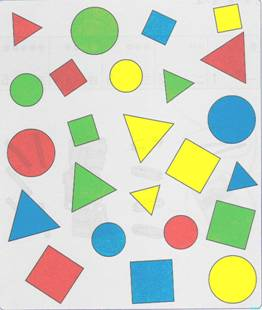
%> input picture 3.jpg, 262 x 310 px
$ octave down.m   (GNU Octave 9; MATLAB toolbox functions it lacks are replaced by stand-ins)
%> lines starting %> are read from the running program, lines starting %| are printed output that depends on the picture; in (x1, y1, x2, y2) boxes, pixels count from 0 and x2, y2 are one past the last pixel; in counts of white or black regions, pixels touching at a corner belong together; the program's own positions count from 1
clear
clc
close all
%% 实现rgb图像转化为HSV彩色空间的图像,色调、饱和度、明度
rgb=imread('3.jpg');
%> rgb is the input picture: size 310x262x3 uint8; mean R, G, B 205.8, 211.2, 192.9
hsv=rgb2hsv(rgb);
%> hsv: size 310x262x3 double; mean H, S, V 0.32, 0.219, 0.889
[m,n,l]=size(rgb);
%> m = 310; n = 262; l = 3
a=ones(m,n);
hsv1(:,:,1)=a-hsv(:,:,1);
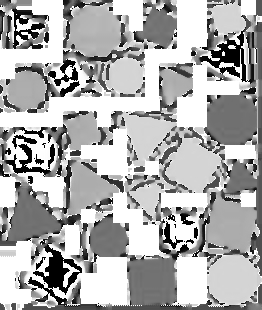
%> hsv1: size 310x262 double; min 0.00111, max 1, mean 0.68
hsv1(:,:,2)=hsv(:,:,2);
hsv1(:,:,3)=hsv(:,:,3);
%> hsv1: size 310x262x3 double; mean H, S, V 0.68, 0.219, 0.889
img1=hsv2rgb(hsv1);
figure
subplot(331)
imshow(img1);  title('色调变换后的图像');
%%  转化为灰度图像
I = rgb2gray(img1);
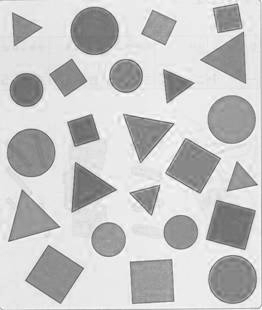
%> I: size 310x262 double; min 0.32, max 1, mean 0.78
subplot(332)
imshow(I);  title('灰度图像');
%% 二值化
% 设置阈值
threshold = graythresh(I);
%> threshold = 0.725
% 转化为二值图像
bw = im2bw(I,threshold);
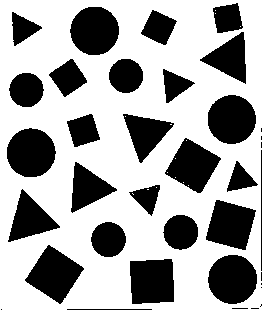
%> bw: size 310x262 logical; 64.8% white; 36 black regions (10 under 20 px), largest, box (x1, y1, x2, y2) and area: (208, 255, 257, 304) 1887, (7, 128, 56, 177) 1873, (25, 245, 84, 304) 1870
subplot(333)
imshow(bw);title('二值图像');
%% 中值滤波
med_img = medfilt2(bw);
subplot(334)
imshow(med_img);title('中值滤波');
%% 膨胀？？？？？
SE = strel('square',2);                %设置膨胀结构元素
BW = imdilate(med_img,SE);                 %膨胀
%> BW: size 310x262 logical; 67.6% white; 25 black regions (1 under 20 px), largest, box (x1, y1, x2, y2) and area: (209, 256, 257, 304) 1790, (8, 129, 56, 177) 1776, (71, 8, 119, 55) 1756
subplot(335)
imshow(BW);title('膨胀');
%% 形状识别
[m,n] = size(BW);
%色彩反转
for i = 1:m
    for j = 1:n
        BW(i,j) = ~BW(i,j);
    end
end
%轮廓追踪bwboundaries返回B边界的位置和L边界
[B,L] = bwboundaries(BW,'noholes');
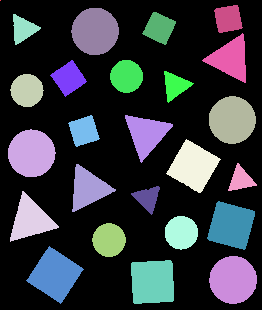
%> L: size 310x262 double; 26 distinct labels, from 0 to 25; one colour per label, 0 black
%> B = 25 boundaries; largest, box (x1, y1, x2, y2) and points: (131, 260, 174, 304) 159, (207, 201, 255, 250) 149, (26, 246, 84, 304) 137, (10, 191, 59, 242) 136, (166, 139, 221, 193) 136

figure
% imshow(label2rgb(L,@jet,[.5 .5 .5]));
imshow(rgb);
hold on;
for k = 1:length(B)
    boundary = B{k};
%     % 显示白色边界
%     plot(boundary(:,2),boundary(:,1),'w','LineWidth',2)
end
%> this loop made 25 passes
%> boundary on pass 1: [1 1; 1 1]
% hold on;
% 确定目标regionprops返回每个8联通区域的面积和中心点
stats = regionprops(L,'Area','Centroid');
%> stats = 25 regions; largest, Area and Centroid: 1790 [233.6 280.5], 1776 [32.1 153.9], 1756 [95.7 31.9], 1756 [232.8 120.6], 1753 [55.5 275.4]

for k = 1:length(B)
    boundary = B{k};
    delta_sq = diff(boundary).^2;
    % 求周长
    perimeter = sum(sqrt(sum(delta_sq,2)));
    % 求面积
    area = stats(k).Area;
    %圆形metric_round=1
    metric_round = 4*pi*area/perimeter^2;
    %三角形metric_triangle=1
    metric_triangle = 27*16*area^2/perimeter^4;
    %正方形
    metric_square = 16*area/perimeter^2;

    % 根据阈值匹配
    if metric_round > 0.85  && metric_round < 1.11
       centroid = stats(k).Centroid;
       plot(centroid(1),centroid(2),'ko');
       text(centroid(1)-2,centroid(2)-2, '圆形','Color','k','FontSize',14,'FontWeight','bold');
       metric_round_string = sprintf('%2.2f',metric_round);
       text(boundary(1,2)-10,boundary(1,1)-12, metric_round_string,'Color','k','FontSize',14,'FontWeight','bold');
    end
    if metric_triangle >  0.85  && metric_triangle < 1.11
       centroid = stats(k).Centroid;
       plot(centroid(1),centroid(2),'ko');
       text(centroid(1)-2,centroid(2)-2, '三角形','Color','k','FontSize',14,'FontWeight','bold');
       metric_triangle_string = sprintf('%2.2f',metric_triangle);
       text(boundary(1,2)-10,boundary(1,1)-12, metric_triangle_string,'Color','k','FontSize',14,'FontWeight','bold');
    end
    if metric_square > 0.85  && metric_square < 1.11
       centroid = stats(k).Centroid;
       plot(centroid(1),centroid(2),'ko');
       text(centroid(1)-2,centroid(2)-2, '方形','Color','k','FontSize',14,'FontWeight','bold');
       metric_square_string = sprintf('%2.2f',metric_square);
       text(boundary(1,2)-10,boundary(1,1)-12, metric_square_string,'Color','k','FontSize',14,'FontWeight','bold');
    end
end
%> this loop made 25 passes
%> (perimeter, area, metric_round, metric_triangle, metric_square, centroid, metric_round_string) on passes 2, 3, 9, 11, 12, 18, 22, 23: (155.2, 1776, 0.927, 2.35, 1.18, [32.13 153.9], '0.93'), (106.6, 851, 0.942, 2.43, 1.2, [27.5 90.97], '0.94'), (153.8, 1756, 0.933, 2.38, 1.19, [95.68 31.91], '0.93'), (108.6, 882, 0.94, 2.42, 1.2, [109.6 240.6], '0.94'), (105.7, 846, 0.951, 2.47, 1.21, [127.1 76.94], '0.95'), (108.3, 882, 0.945, 2.44, 1.2, [181.9 233.2], '0.94'), (153.8, 1756, 0.933, 2.38, 1.19, [232.8 120.6], '0.93'), (155.2, 1790, 0.934, 2.39, 1.19, [233.6 280.5], '0.93')
%> (perimeter, area, metric_round, metric_triangle, metric_square, centroid, metric_triangle_string) on passes 4, 5, 10, 13, 14, 17: (160.3, 1219, 0.596, 0.973, 0.759, [31.14 220.4], '0.97'), (96.67, 470, 0.632, 1.09, 0.805, [23.84 29.7], '1.09'), (150.7, 1088, 0.602, 0.991, 0.766, [88.8 189.1], '0.99'), (155.2, 1146, 0.598, 0.978, 0.761, [147 134.7], '0.98'), (91.74, 426, 0.636, 1.11, 0.81, [148.1 198.8], '1.11'), (99.5, 484, 0.614, 1.03, 0.782, [175.8 86.2], '1.03')
title('图像形状识别')
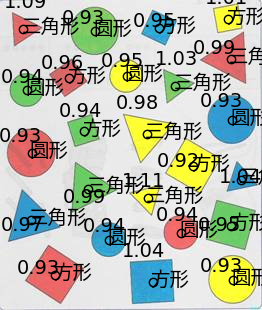
%> figure redrawn from the program's plot data; its title reads '图像形状识别'
%% 图像颜色识别
% % 确定圆形目标regionprops返回每个8联通区域的面积和中心点
stats = regionprops(L,'Area','Centroid');

for k = 1:length(B)
    centroid = stats(k).Centroid;

end
%> this loop made 25 passes
%> centroid on passes 1 to 12: [1 1], [32.13 153.9], [27.5 90.97], [31.14 220.4], [23.84 29.7], [55.53 275.4], [69.3 78.81], [84.45 131.5], [95.68 31.91], [88.8 189.1], [109.6 240.6], [127.1 76.94]
% 将图像从 RGB 转换为 HSV 颜色空间
hsv_img = rgb2hsv(img1);
%> hsv_img: size 310x262x3 double; mean H, S, V 0.389, 0.219, 0.889

% 定义蓝色的 HSV 范围
blue_hue_low = 0.4;
blue_hue_high = 0.5;
blue_saturation_low = 0.7;
blue_saturation_high = 0.8;
blue_value_low = 0.7;
blue_value_high = 0.9;

% 创建一个逻辑掩码，标记所有符合蓝色范围的像素red
blue_mask = (hsv_img(:,:,1) >= blue_hue_low) & (hsv_img(:,:,1) <= blue_hue_high) & ...
           (hsv_img(:,:,2) >= blue_saturation_low) & (hsv_img(:,:,2) <= blue_saturation_high) & ...
           (hsv_img(:,:,3) >= blue_value_low) & (hsv_img(:,:,3) <= blue_value_high);
%> blue_mask: size 310x262 logical; 5.4% white; 6 white regions, box (x1, y1, x2, y2) and area: (210, 97, 253, 142) 1272, (133, 262, 172, 301) 1214, (12, 195, 56, 239) 839, (94, 225, 124, 255) 584, (145, 14, 173, 42) 345, (231, 167, 253, 188) 172

% 显示原始图像和掩码图像
figure;
subplot(231)
imshow(rgb);
title('原图');
subplot(232)
imshow(img1);
title('色调变化的图像');
subplot(233)
imshow(blue_mask);
title('blue Mask');

% 定义绿色的 HSV 范围
green_hue_low = 0.65;
green_hue_high = 0.8;
green_saturation_low = 0.4;
green_saturation_high = 0.6;
green_value_low = 0.7;
green_value_high = 0.9;

% 创建一个逻辑掩码，标记所有符合绿色范围的像素
green_mask = (hsv_img(:,:,1) >= green_hue_low) & (hsv_img(:,:,1) <= green_hue_high) & ...
           (hsv_img(:,:,2) >= green_saturation_low) & (hsv_img(:,:,2) <= green_saturation_high) & ...
           (hsv_img(:,:,3) >= green_value_low) & (hsv_img(:,:,3) <= green_value_high);
%> green_mask: size 310x262 logical; 6.2% white; 6 white regions, box (x1, y1, x2, y2) and area: (73, 9, 117, 52) 1488, (209, 204, 252, 246) 1303, (74, 167, 112, 208) 835, (12, 76, 41, 104) 650, (71, 117, 97, 144) 468, (166, 74, 188, 99) 314

% 显示原始图像和掩码图像
subplot(234)
imshow(green_mask);
title('green Mask');

% 定义黄色的 HSV 范围
yellow_hue_low = 0.7;
yellow_hue_high = 0.9;
yellow_saturation_low = 0.6;
yellow_saturation_high = 0.8;
yellow_value_low = 0.9;
yellow_value_high = 1;

% 创建一个逻辑掩码，标记所有符合黄色范围的像素
yellow_mask = (hsv_img(:,:,1) >= yellow_hue_low) & (hsv_img(:,:,1) <= yellow_hue_high) & ...
           (hsv_img(:,:,2) >= yellow_saturation_low) & (hsv_img(:,:,2) <= yellow_saturation_high) & ...
           (hsv_img(:,:,3) >= yellow_value_low) & (hsv_img(:,:,3) <= yellow_value_high);
%> yellow_mask: size 310x262 logical; 4.3% white; 9 white regions (2 under 20 px), largest, box (x1, y1, x2, y2) and area: (168, 141, 218, 191) 1040, (210, 257, 255, 302) 981, (126, 116, 170, 159) 536

% 显示原始图像和掩码图像
subplot(235)
imshow(yellow_mask);
title('yellow Mask');

% 定义红色的 HSV 范围

red_hue_low = 0;
red_hue_high = 0.4;
red_saturation_low = 0.5;
red_saturation_high = 1;
red_value_low = 0;
red_value_high = 1;

% 创建一个逻辑掩码，标记所有符合红色范围的像素
red_mask = (hsv_img(:,:,1) >= red_hue_low) & (hsv_img(:,:,1) <= red_hue_high) & ...
           (hsv_img(:,:,2) >= red_saturation_low) & (hsv_img(:,:,2) <= red_saturation_high) & ...
           (hsv_img(:,:,3) >= red_value_low) & (hsv_img(:,:,3) <= red_value_high);
%> red_mask: size 310x262 logical; 3.8% white; 18 white regions (5 under 20 px), largest, box (x1, y1, x2, y2) and area: (29, 249, 81, 300) 1016, (206, 37, 244, 79) 662, (12, 135, 45, 173) 479

% 显示原始图像和掩码图像
subplot(236)
imshow(red_mask);
title('red Mask');

%% MASK膨胀
figure;
subplot(231)
imshow(rgb);
title('原图');
subplot(232)
imshow(img1);
title('色调变化的图像');

%设置膨胀结构元素
SE = strel('square',15);
%膨胀
blue_mask_se = imdilate(blue_mask,SE);
%> blue_mask_se: size 310x262 logical; 14.9% white; 6 white regions, box (x1, y1, x2, y2) and area: (203, 90, 260, 149) 2852, (126, 255, 179, 308) 2718, (5, 188, 63, 246) 2321, (87, 218, 131, 262) 1711, (138, 7, 180, 49) 1449, (224, 160, 260, 195) 1040
green_mask_se = imdilate(green_mask,SE);
%> green_mask_se: size 310x262 logical; 14.7% white; 6 white regions, box (x1, y1, x2, y2) and area: (66, 2, 124, 59) 2905, (202, 197, 259, 253) 2689, (67, 160, 119, 215) 2140, (5, 69, 48, 111) 1645, (64, 110, 104, 151) 1409, (159, 67, 195, 106) 1168
yellow_mask_se = imdilate(yellow_mask,SE);
%> yellow_mask_se: size 310x262 logical; 15.5% white; 5 white regions, box (x1, y1, x2, y2) and area: (127, 134, 225, 218) 4129, (203, 250, 262, 309) 3035, (119, 109, 177, 166) 2367, (104, 54, 148, 98) 1726, (209, 0, 247, 38) 1345
red_mask_se = imdilate(red_mask,SE);
%> red_mask_se: size 310x262 logical; 15.1% white; 6 white regions, box (x1, y1, x2, y2) and area: (22, 242, 88, 307) 3060, (2, 124, 60, 180) 2820, (199, 30, 251, 86) 2150, (159, 210, 203, 254) 1694, (47, 56, 87, 100) 1420, (8, 9, 43, 48) 1131
subplot(233)
imshow(blue_mask_se);title('blue mask');
subplot(234)
imshow(green_mask_se);title('green mask');
subplot(235)
imshow(yellow_mask_se);title('yellow mask');
subplot(236)
imshow(red_mask_se);title('red mask');

%% 遮盖
blue_img_hsv(:,:,1)=hsv(:,:,1);
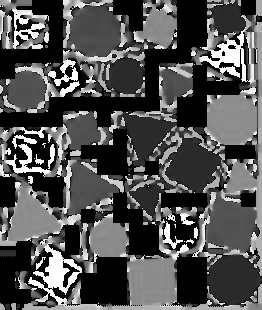
%> blue_img_hsv: size 310x262 double; min 0, max 0.999, mean 0.32
blue_img_hsv(:,:,2)=hsv(:,:,2);
blue_img_hsv(:,:,3)=0.9.*blue_mask_se;
%> blue_img_hsv: size 310x262x3 double; mean H, S, V 0.32, 0.219, 0.134
blue_img=hsv2rgb(blue_img_hsv);

green_img_hsv(:,:,1)=hsv(:,:,1);
green_img_hsv(:,:,2)=hsv(:,:,2);
green_img_hsv(:,:,3)=0.9.*green_mask_se;
%> green_img_hsv: size 310x262x3 double; mean H, S, V 0.32, 0.219, 0.132
green_img=hsv2rgb(green_img_hsv);

yellow_img_hsv(:,:,1)=hsv(:,:,1);
yellow_img_hsv(:,:,2)=hsv(:,:,2);
yellow_img_hsv(:,:,3)=0.9.*yellow_mask_se;
%> yellow_img_hsv: size 310x262x3 double; mean H, S, V 0.32, 0.219, 0.14
yellow_img=hsv2rgb(yellow_img_hsv);

red_img_hsv(:,:,1)=hsv(:,:,1);
red_img_hsv(:,:,2)=hsv(:,:,2);
red_img_hsv(:,:,3)=0.9.*red_mask_se;
%> red_img_hsv: size 310x262x3 double; mean H, S, V 0.32, 0.219, 0.136
red_img=hsv2rgb(red_img_hsv);
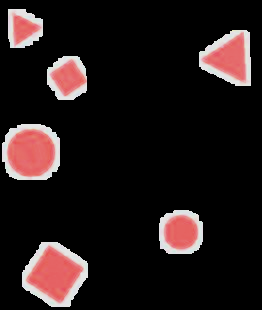
%> red_img: size 310x262x3 double; mean R, G, B 0.135, 0.0946, 0.0945

figure
subplot(231)
imshow(rgb);title('原图')
subplot(232)
imshow(img1);title('色彩反转')
subplot(233)
imshow(blue_img);title('蓝色')
subplot(234)
imshow(green_img);title('绿色')
subplot(235)
imshow(yellow_img);title('黄色')
subplot(236)
imshow(red_img);title('红色')

$ run again, with 2.jpg copied over 3.jpg
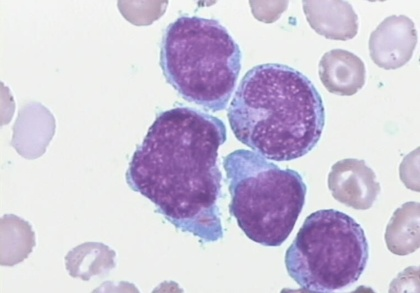
%> input picture 2.jpg, 420 x 293 px, shrunk from 757 x 528 before the run
%> rgb is the input picture: size 293x420x3 uint8; mean R, G, B 206.4, 198.5, 218.3
%> hsv: size 293x420x3 double; mean H, S, V 0.48, 0.124, 0.86
%> threshold = 0.78
%> bw: size 293x420 logical; 69% white; 87 black regions (54 under 20 px), largest, box (x1, y1, x2, y2) and area: (126, 108, 226, 241) 8720, (227, 64, 324, 161) 6146, (280, 209, 368, 293) 5200
%> med_img: size 293x420 logical; 68.9% white; 68 black regions (32 under 20 px), largest, box (x1, y1, x2, y2) and area: (126, 108, 226, 241) 8756, (227, 65, 324, 161) 6242, (280, 209, 368, 293) 5238
%> `[B,L] = bwboundaries(BW,'noholes');`:
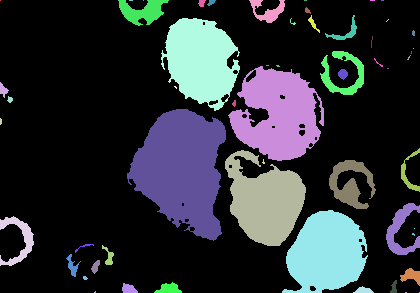
%> L: size 293x420 double; 57 distinct labels, from 0 to 56; one colour per label, 0 black
%> B = 56 boundaries; largest, box (x1, y1, x2, y2) and points: (228, 66, 324, 161) 449, (127, 109, 226, 241) 406, (225, 150, 306, 246) 350, (161, 18, 240, 111) 339, (282, 210, 368, 293) 301
%> the loop `for k = 1:length(B)` made 56 passes
%> boundary on passes 1, 10, 16, 19, 27, 31, 42, 43: [1 1; 1 1], [293 95; 292 96; 293 96; 293 95], [1 144; 1 144], [87 175; 87 176; 88 177; 89 177; 88 176; 87 175], [66 267; 66 268; 66 269; 66 268; 66 267], [1 305; 1 306; 1 307; 1 306; 1 305], [1 382; 1 383; 1 384; 1 383; 1 382], [22 387; 21 388; 20 389; 21 388; 22 387]
%> stats = 56 regions; largest, Area and Centroid: 8440 [182.5 170], 5843 [278.9 115.1], 5006 [327.2 253.6], 4891 [201.5 61.2], 4834 [265.9 201.5]
%> the loop `for k = 1:length(B)` made 56 passes
%> (perimeter, area, metric_round, metric_triangle, metric_square, centroid, metric_round_string) on passes 5, 20, 32, 37: (17.9, 27, 1.06, 3.07, 1.35, [10.63 100.1], '1.06'), (23.07, 39, 0.921, 2.32, 1.17, [202.3 3.69], '0.92'), (17.9, 24, 0.941, 2.42, 1.2, [308.1 11.21], '0.94'), (29.8, 77, 1.09, 3.25, 1.39, [343.5 74.57], '1.09')
%> the loop `for k = 1:length(B)` made 56 passes
%> centroid on passes 1 to 8: [1 1], [3.92 90.64], [1.42 122], [19.3 240], [10.63 100.1], [72.97 266.7], [84.44 247.3], [85.67 278.5]
%> hsv_img: size 293x420x3 double; mean H, S, V 0.41, 0.124, 0.86
%> blue_mask: size 293x420 logical; every value is 0
%> red_mask: size 293x420 logical; 0.01% white in thin lines or dots, all inside (x1, y1, x2, y2) = (166, 117, 326, 279)
%> red_mask_se: size 293x420 logical; 1.1% white; 5 white regions, box (x1, y1, x2, y2) and area: (161, 201, 179, 217) 286, (301, 221, 318, 238) 285, (317, 269, 333, 286) 271, (159, 110, 175, 127) 270, (242, 217, 257, 232) 225
%> `blue_img_hsv(:,:,1)=hsv(:,:,1);`:
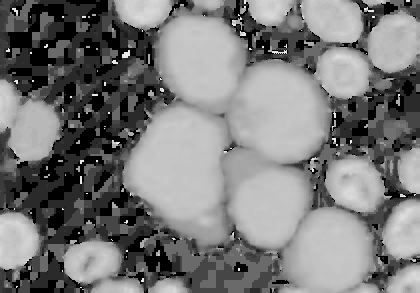
%> blue_img_hsv: size 293x420 double; min 0, max 0.958, mean 0.48
%> blue_img: size 293x420x3 double; every value is 0
%> red_img_hsv: size 293x420x3 double; mean H, S, V 0.48, 0.124, 0.00978

$ run again, with 1.bmp saved as 3.jpg
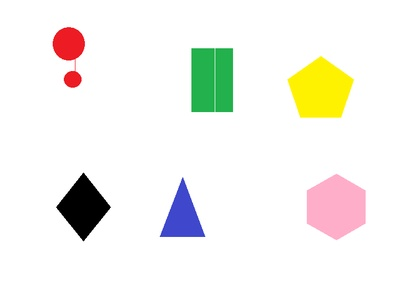
%> input picture 1.bmp, 420 x 293 px, shrunk from 757 x 528 before the run
%> rgb is the input picture: size 293x420x3 uint8; mean R, G, B 243.9, 243, 237.5
%> hsv: size 293x420x3 double; mean H, S, V 0.0826, 0.0631, 0.974
%> threshold = 0.659
%> bw: size 293x420 logical; 92% white; 6 black regions, box (x1, y1, x2, y2) and area: (288, 57, 353, 118) 2817, (191, 48, 233, 112) 2686, (56, 173, 111, 241) 1916, (160, 178, 205, 237) 1352, (53, 27, 85, 60) 829, (64, 71, 82, 88) 230
%> med_img: size 293x420 logical; 92% white; 10 black regions (4 under 20 px), largest, box (x1, y1, x2, y2) and area: (288, 57, 353, 118) 2817, (191, 48, 233, 112) 2684, (57, 173, 110, 241) 1910, (160, 180, 205, 237) 1348, (53, 27, 85, 60) 829, (64, 71, 82, 88) 228
%> `[B,L] = bwboundaries(BW,'noholes');`:
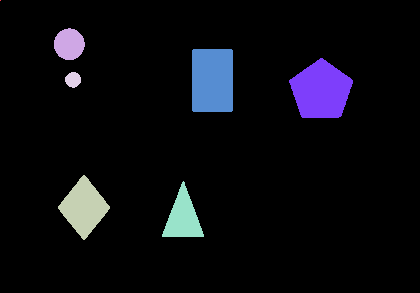
%> L: size 293x420 double; 8 distinct labels, from 0 to 7; one colour per label, 0 black
%> B = 7 boundaries; box (x1, y1, x2, y2) and points: (192, 49, 233, 112) 201, (289, 58, 353, 118) 175, (162, 181, 204, 237) 152, (58, 175, 110, 240) 131, (54, 28, 85, 60) 87, (65, 72, 81, 88) 42, (0, 0, 1, 1) 2
%> the loop `for k = 1:length(B)` made 7 passes
%> boundary on pass 1: [1 1; 1 1]
%> stats = 7 regions; Area and Centroid: 2692 [321.7 91.3], 2579 [213 81], 1790 [84.5 208], 1247 [183.6 218.4], 765 [69.8 44.8], 194 [73.6 80.3], 1 [1 1]
%> the loop `for k = 1:length(B)` made 7 passes
%> (perimeter, area, metric_round, metric_triangle, metric_square, centroid, metric_square_string) on passes 3, 6, 7: (171.4, 1790, 0.765, 1.6, 0.975, [84.49 208], '0.97'), (201.7, 2579, 0.797, 1.74, 1.01, [213 81], '1.01'), (203, 2692, 0.821, 1.84, 1.05, [321.7 91.33], '1.05')
%> the loop `for k = 1:length(B)` made 7 passes
%> centroid on passes 1 to 7: [1 1], [69.79 44.8], [84.49 208], [73.64 80.32], [183.6 218.4], [213 81], [321.7 91.33]
%> hsv_img: size 293x420x3 double; mean H, S, V 0.0689, 0.0631, 0.974
%> blue_mask: size 293x420 logical; every value is 0
%> yellow_mask: size 293x420 logical; 0.11% white in thin lines or dots, all inside (x1, y1, x2, y2) = (288, 57, 353, 118)
%> red_mask: size 293x420 logical; 1.9% white; 3 white regions, box (x1, y1, x2, y2) and area: (161, 179, 204, 237) 1320, (53, 27, 85, 60) 817, (64, 71, 82, 88) 222
%> yellow_mask_se: size 293x420 logical; 2.9% white; 1 white region, box (x1, y1, x2, y2) and area: (281, 50, 360, 125) 3547
%> red_mask_se: size 293x420 logical; 4.6% white; 2 white regions, box (x1, y1, x2, y2) and area: (154, 172, 211, 244) 2937, (46, 20, 92, 95) 2775
%> blue_img: size 293x420x3 double; every value is 0
%> yellow_img_hsv: size 293x420x3 double; mean H, S, V 0.0826, 0.0631, 0.0259
%> red_img_hsv: size 293x420x3 double; mean H, S, V 0.0826, 0.0631, 0.0418
%> `red_img=hsv2rgb(red_img_hsv);`:
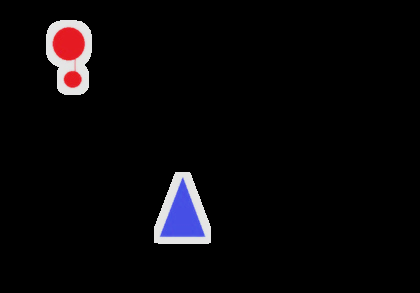
%> red_img: size 293x420x3 double; mean R, G, B 0.0348, 0.0283, 0.0351
